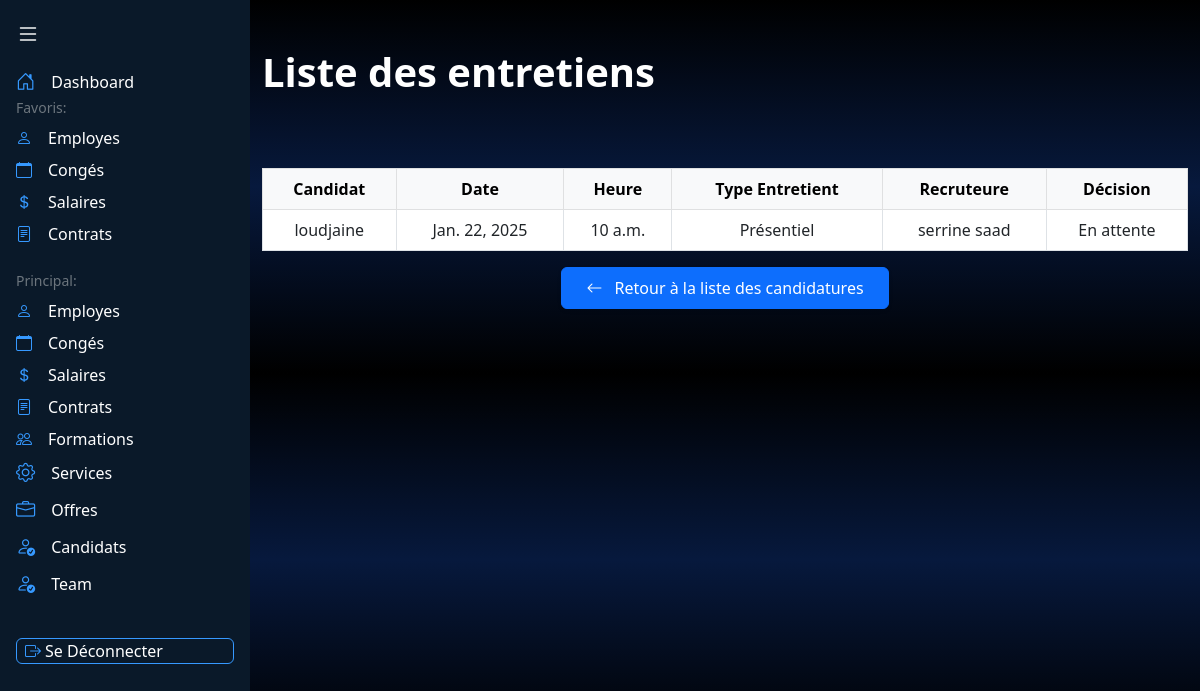
/liste_entretiens/, run on the app's committed database.
### appRH/models.py (models this page shows, shortened)
class Entretien(models.Model):
    STATUTS_DECISION = [
        ('En attente', 'En attente'),
        ('Accepter', 'Accepté'),
        ('Refuser', 'Resusé'),
    ]
    type_entretien = models.CharField(max_length=50, choices=[('En ligne', 'En ligne'), ('Présentiel', 'Présentiel')])
    recruteur = models.ForeignKey(Employe, on_delete=models.CASCADE, related_name="entretiens")
    date_entretien = models.DateField()
    heure = models.TimeField()
    decision = models.CharField(max_length=20, choices=STATUTS_DECISION, default='En attente')
    candidat = models.ForeignKey(Candidat, on_delete=models.CASCADE)

class Candidat(models.Model):
    STATUTS_DEMANDE = [
        ('En attente', 'En attente'),
        ('Accepter', 'Accepté'),
        ('Refuser', 'Resusé'),
    ]
    user = models.OneToOneField(User, on_delete=models.CASCADE, null=True, blank=True)
    nomC = models.CharField(max_length=50)
    emailC = models.EmailField()
    telC = models.CharField(max_length=10)
    cv_path = models.FileField(upload_to="cvs/")
    offre = models.ForeignKey(OffreEmploi, on_delete=models.CASCADE, null=True, blank=True )
    statut = models.CharField(max_length=20, choices=STATUTS_DEMANDE, default='En attente')

class Employe(models.Model):
    user = models.OneToOneField(User, on_delete=models.CASCADE, null=True, blank=True)  # Relier chaque employé à un utilisateur
    nom = models.CharField(max_length=50)
    prenom = models.CharField(max_length=50)
    email = models.EmailField(unique=True)
    tel = models.CharField(max_length=10)  # Ajout d'une validation
    adresse = models.CharField(max_length=100)
    sexe = models.CharField(max_length=10, choices=[('Masculin', 'Masculin'), ('Féminin', 'Féminin')])
    lieu_naissance = models.CharField(max_length=50)
    date_naissance = models.DateField(null=True, blank=True)
    date_recrutement = models.DateField(auto_now_add=True)
    situation_fam = models.CharField(max_length=50)
    fonction = models.CharField(max_length=50)
    service = models.ForeignKey('Service', on_delete=models.CASCADE)
    def __str__(self):
        return f"{self.prenom} {self.nom}"

### appRH/views.py (the view)
# urls.py: path('liste_entretiens/', views.liste_entretiens, name='liste_entretiens'),
def liste_entretiens(request):
    entretiens = Entretien.objects.all()
    return render(request, 'liste_entretiens.html', {'entretiens': entretiens})

### appRH/templates/liste_entretiens.html (shortened to what this page needs)
<!DOCTYPE html>
<html lang="en">
    {%load static%}
<head>
    <link href="https://cdn.jsdelivr.net/npm/bootstrap@5.3.0/dist/css/bootstrap.min.css" rel="stylesheet">
    <link rel="stylesheet" href="https://cdn.jsdelivr.net/npm/bootstrap-icons@1.11.1/font/bootstrap-icons.css">
</head>
<body style="background: linear-gradient(to bottom, black 0%, rgb(7, 25, 61) 50%, black 100%);">
    <nav id="sidebar" class="min-vh-100 position-fixed" style="background-color: #0A1929; width: 250px; transition: all 0.3s ease; z-index: 1000;">
        <button class="btn border-0 p-3 w-100 text-start" id="toggleSidebar">
            <i class="bi bi-list text-white fs-4"></i>
        </button>
        <div class="px-3">
            <div class="mb-4">
                    <a href="{% url 'dashboardAgent' %}" class="nav-link text-white p-0 d-flex align-items-center">
                        <i class="bi bi-house-door" style="color: #3699FF; font-size: 1.2rem;"></i>
                        <span class="ms-3 menu-text">Dashboard</span>
                    </a>
                <div class="text-secondary small fw-medium mb-2 section-label">Favoris:</div>
                <ul class="nav flex-column gap-2">
                    <li class="nav-item">
                        <a href="{% url 'liste_employes' %}" class="nav-link text-white p-0 d-flex align-items-center">
                            <i class="bi bi-person" style="color: #3699FF;"></i>
                            <span class="ms-3 menu-text">Employes</span>
                        </a>
                    </li>
                    <li class="nav-item">
                        <a href="{% url 'liste_conges' %}" class="nav-link text-white p-0 d-flex align-items-center">
                            <i class="bi bi-calendar" style="color: #3699FF;"></i>
                            <span class="ms-3 menu-text">Congés</span>
                        </a>
                    </li>
                    <li class="nav-item">
                        <a href="{% url 'liste_salaires' %}" class="nav-link text-white p-0 d-flex align-items-center">
                            <i class="bi bi-currency-dollar" style="color: #3699FF;"></i>
                            <span class="ms-3 menu-text">Salaires</span>
                        </a>
                    </li>
                    <li class="nav-item">
                        <a href="{% url 'liste_contrats' %}" class="nav-link text-white p-0 d-flex align-items-center">
                            <i class="bi bi-file-text" style="color: #3699FF;"></i>
                            <span class="ms-3 menu-text">Contrats</span>
                        </a>
                    </li>
                </ul>
            </div>
            <div>
                <div class="text-secondary small fw-medium mb-2 section-label">Principal:</div>
                <ul class="nav flex-column gap-2">
                    <li class="nav-item">
                        <a href="{% url 'liste_employes' %}" class="nav-link text-white p-0 d-flex align-items-center">
                            <i class="bi bi-person" style="color: #3699FF;"></i>
                            <span class="ms-3 menu-text">Employes</span>
                        </a>
                    </li>
                    <li class="nav-item">
                        <a href="{% url 'liste_conges' %}" class="nav-link text-white p-0 d-flex align-items-center">
                            <i class="bi bi-calendar" style="color: #3699FF;"></i>
                            <span class="ms-3 menu-text">Congés</span>
                        </a>
                    </li>
                    <li class="nav-item">
                        <a href="{% url 'liste_salaires' %}" class="nav-link text-white p-0 d-flex align-items-center">
                            <i class="bi bi-currency-dollar" style="color: #3699FF;"></i>
                            <span class="ms-3 menu-text">Salaires</span>
                        </a>
                    </li>
                    <li class="nav-item">
                        <a href="{% url 'liste_contrats' %}" class="nav-link text-white p-0 d-flex align-items-center">
                            <i class="bi bi-file-text" style="color: #3699FF;"></i>
                            <span class="ms-3 menu-text">Contrats</span>
                        </a>
                    </li>
                    <li class="nav-item">
                        <a href="{% url 'liste_formations' %}" class="nav-link text-white p-0 d-flex align-items-center">
                            <i class="bi bi-people" style="color: #3699FF;"></i>
                            <span class="ms-3 menu-text">Formations</span>
                        </a>
                    </li>
                    <li>
                    <a href="{% url 'liste_services' %}" class="nav-link text-white p-0 d-flex align-items-center">
                        <i class="bi bi-gear" style="color: #3699FF; font-size: 1.2rem;"></i>
                        <span class="ms-3 menu-text">Services</span>
                    </a>
                </li>
                <li>
                <a href="{% url 'liste_offre' %}" class="nav-link text-white p-0 d-flex align-items-center">
                    <i class="bi bi-briefcase" style="color: #3699FF; font-size: 1.2rem;"></i>
                    <span class="ms-3 menu-text">Offres</span>
                </a>
            </li>
        <li>
            <a href="{% url 'liste_candidature' %}" class="nav-link text-white p-0 d-flex align-items-center">
                <i class="bi bi-person-check" style="color: #3699FF; font-size: 1.2rem;"></i>
                <span class="ms-3 menu-text">Candidats</span>
            </a>
        </li>
        <li>
            <a href="{% url 'team_list' %}" class="nav-link text-white p-0 d-flex align-items-center">
                <i class="bi bi-person-check" style="color: #3699FF; font-size: 1.2rem;"></i>
                <span class="ms-3 menu-text">Team</span>
            </a>
        </li>
     <br>
                <li class="nav-item">
                  <form method="POST" action="{% url 'logout' %}">
                <button class="nav-link text-white p-0 d-flex align-items-center gap-1 px-2 py-1 rounded w-100" style="background-color: #0A1929; border: 1px solid #3699FF; font-size: 1rem; line-height: 1;">
    <i class="bi bi-box-arrow-right" style="color: #3699FF; font-size: 1rem;"></i>
    <span class="menu-text" style="margin-left: 0;">Se Déconnecter</span>
</button>
                 </form>
                </li>
                 </ul>
                </div>
            </div>
    </nav>
<div class="flex-grow-1" style="margin-left: 250px; transition: margin-left 0.3s ease;">
 <div class="container py-5">
  <div class="d-flex justify-content-between align-items-center mb-4" style="color:rgb(255, 255, 255);">
               <h1 class="text-center fw-bold mb-4"> Liste des entretiens </h1>
</div>
               <br>
    <div class="table-responsive">
             <table class="table table-bordered table-hover">
                 <thead class="table-light text-center">
                     <tr>
                        <th>Candidat</th>
                        <th>Date</th>
                        <th>Heure</th>
                        <th>Type Entretient </th>
                        <th>Recruteure</th>
                        <th>Décision</th>
                 </tr>
             </thead>
             <tbody class="text-center align-middle">
                {% for entretien in entretiens %}
                <tr>
                    <td>{{ entretien.candidat.nomC }}</td>
                    <td>{{ entretien.date_entretien }}</td>
                    <td>{{ entretien.heure }}</td>
                    <td>{{ entretien.type_entretien }}</td>
                    <td>{{ entretien.recruteur }}</td>
                    <td>{{ entretien.decision }}</td>
                </tr>
                {% endfor %}
</tbody>
</table>
<div class="mb-3 text-center">
                    <a href="{% url 'liste_candidature' %}" class="btn btn-primary shadow-sm px-4 py-2">
                        <i class="bi bi-arrow-left me-2"></i> Retour à la liste des candidatures
                    </a>
                </div>
</div>
</div>
</div>
</body>
</html>
</html>

### data on the page
Entretien: candidat.nomC "loudjaine", date_entretien "Jan. 22, 2025", heure "10 a.m.", type_entretien "Présentiel", recruteur "serrine saad", decision "En attente"
